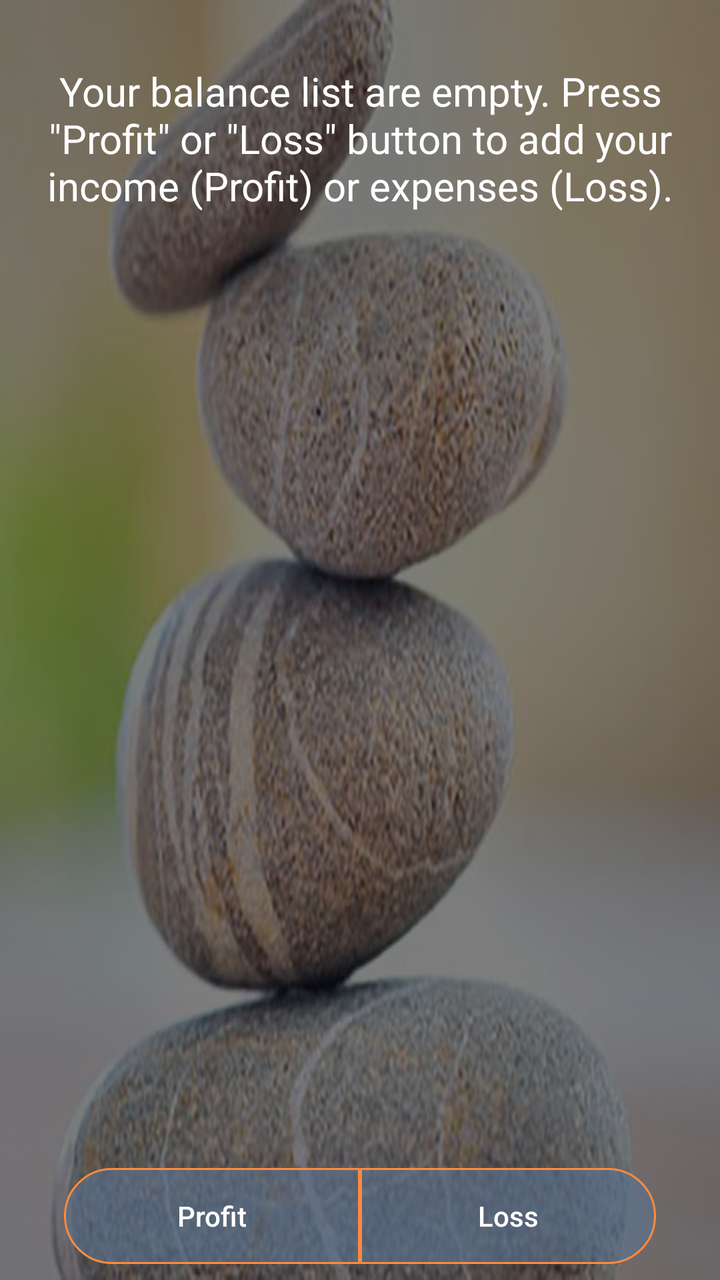
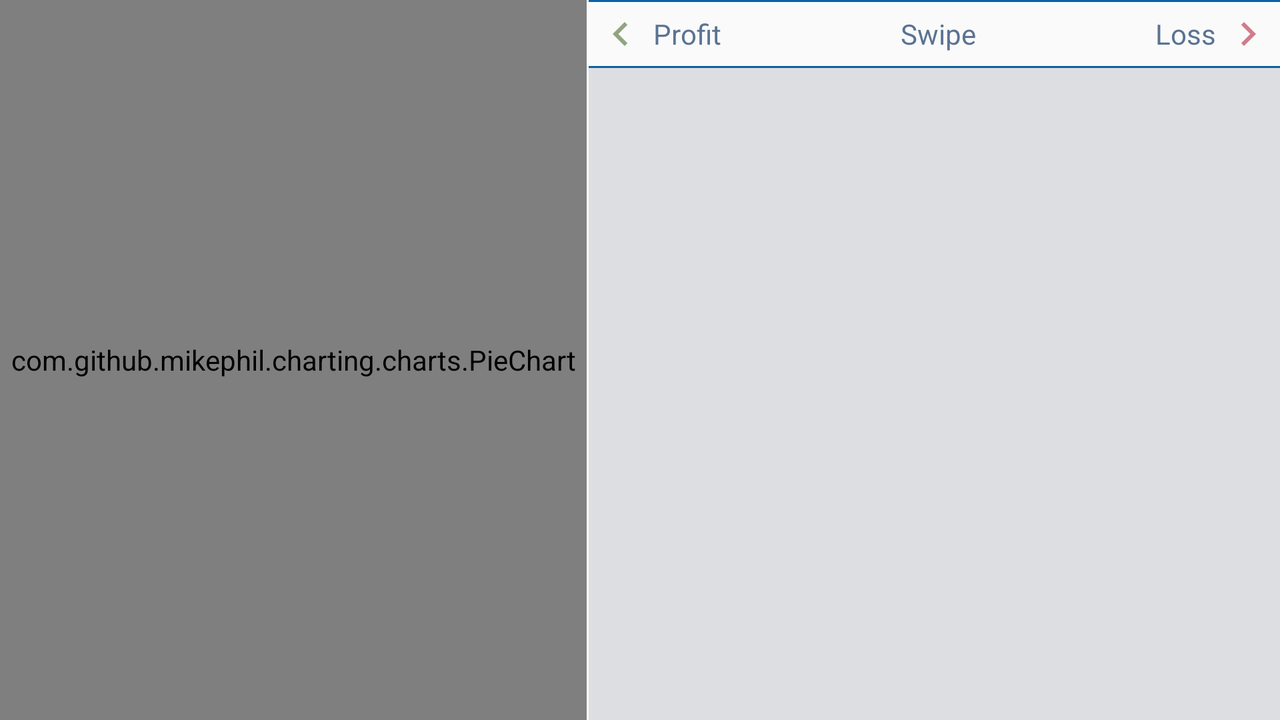

An Android layout and its configuration variant, each rendered on a device that would load it. The default file and the variant file are quoted in full after the pictures.
<!-- AndroidManifest.xml: application theme AppTheme -->
<!-- res/layout/start_activity.xml -->
<?xml version="1.0" encoding="utf-8"?>
<RelativeLayout xmlns:android="http://schemas.android.com/apk/res/android"
    xmlns:tools="http://schemas.android.com/tools"
    android:id="@+id/start_activity_container"
    android:layout_width="match_parent"
    android:layout_height="match_parent"
    android:background="@drawable/stones"
    tools:context="com.example.alex.balance.StartActivity">

    <TextView
        android:id="@+id/welcome_text"
        android:textSize="20sp"
        android:layout_width="match_parent"
        android:layout_height="wrap_content"
        android:layout_marginTop="32dp"
        android:gravity="center"
        android:text="@string/welcome"
        android:textColor="@color/white" />

    <LinearLayout
        android:id="@+id/button_container"
        android:layout_width="match_parent"
        android:layout_height="48dp"
        android:layout_alignParentBottom="true"
        android:layout_marginBottom="8dp"
        android:layout_marginLeft="32dp"
        android:layout_marginRight="32dp"
        android:layout_marginTop="8dp"
        android:orientation="horizontal">

        <Button
            android:id="@+id/button_profit"
            android:layout_width="0dp"
            android:layout_height="match_parent"
            android:layout_weight="1"
            android:background="@drawable/left_round"
            android:text="@string/profit"
            android:textAllCaps="false"
            android:textColor="@color/white" />

        <Button
            android:id="@+id/button_loss"
            android:layout_width="0dp"
            android:layout_height="match_parent"
            android:layout_weight="1"
            android:background="@drawable/right_round"
            android:text="@string/loss"
            android:textAllCaps="false"
            android:textColor="@color/white" />

    </LinearLayout>

    <android.support.v7.widget.RecyclerView
        android:id="@+id/recycler_view_list"
        android:layout_width="match_parent"
        android:layout_height="match_parent"
        android:layout_above="@+id/button_container"
        android:layout_centerHorizontal="true"
        tools:listitem="@layout/recycler_item_main" />

</RelativeLayout>
<!-- res/layout/recycler_item_main.xml (included above) -->
<?xml version="1.0" encoding="utf-8"?>
<LinearLayout xmlns:android="http://schemas.android.com/apk/res/android"
    android:layout_width="match_parent"
    android:layout_height="wrap_content"
    android:orientation="vertical"
    android:padding="8dp">

    <LinearLayout
        android:id="@+id/ll_sum_text_container"
        android:layout_width="match_parent"
        android:layout_height="wrap_content"
        android:layout_marginBottom="4dp"
        android:layout_marginTop="4dp"
        android:background="@drawable/stroke_light_round_corners"
        android:minHeight="48dp"
        android:orientation="vertical"
        android:padding="8dp">

        <LinearLayout
            android:layout_width="match_parent"
            android:layout_height="wrap_content"
            android:orientation="horizontal">

            <TextView
                android:id="@+id/tv_total_sum"
                android:layout_width="0dp"
                android:layout_height="wrap_content"
                android:layout_marginBottom="4dp"
                android:layout_weight="1"
                android:text="-443.34"
                android:textColor="@color/with_transparent"
                android:textSize="18sp" />

            <TextView
                android:id="@+id/tv_profit_loss"
                android:layout_width="wrap_content"
                android:layout_height="wrap_content"
                android:layout_gravity="center"
                android:text="@string/profit"
                android:textColor="@color/with_transparent"
                android:textSize="16sp"
                android:visibility="gone" />

            <TextView
                android:id="@+id/tv_year"
                android:layout_width="wrap_content"
                android:layout_height="wrap_content"
                android:layout_gravity="right|center"
                android:text="9 January 2017"
                android:textColor="@color/with_transparent"
                android:textSize="16sp" />

        </LinearLayout>

        <TextView
            android:id="@+id/tv_comments"
            android:layout_width="match_parent"
            android:layout_height="wrap_content"
            android:text="Shopping in SkyMall"
            android:textColor="@color/with_transparent"
            android:textSize="14sp" />

        <LinearLayout
            android:layout_width="match_parent"
            android:layout_height="wrap_content"
            android:orientation="horizontal">

            <TextView
                android:id="@+id/tv_category_text"
                android:layout_width="wrap_content"
                android:layout_height="match_parent"
                android:text="@string/category"
                android:textColor="@color/with_transparent" />

            <TextView
                android:id="@+id/tv_category_list"
                android:layout_width="0dp"
                android:layout_height="match_parent"
                android:layout_weight="1"
                android:textColor="@color/with_transparent" />

        </LinearLayout>
    </LinearLayout>

</LinearLayout>
<!-- resources referenced by this layout -->
<resources>
  <color name="white">#FFFFFF</color>
  <color name="with_transparent">#DDFFFFFF</color>
  <!-- drawable left_round (drawable) -->
  <?xml version="1.0" encoding="utf-8"?>
  <shape xmlns:android="http://schemas.android.com/apk/res/android">
      <stroke
          android:width="1dp"
          android:color="@color/colorPrimary" />
      <solid android:color="#995A7392" />
      <corners
          android:bottomLeftRadius="100dp"
          android:topLeftRadius="100dp" />
  </shape>
  <!-- drawable right_round (drawable) -->
  <?xml version="1.0" encoding="utf-8"?>
  <shape xmlns:android="http://schemas.android.com/apk/res/android">
      <stroke
          android:width="1dp"
          android:color="@color/colorPrimary" />
      <solid android:color="#995A7392" />
      <corners
          android:bottomRightRadius="100dp"
          android:topRightRadius="100dp" />
  </shape>
  <!-- drawable stones: png bitmap (drawable, 299757 bytes) -->
  <!-- drawable stroke_light_round_corners (drawable) -->
  <?xml version="1.0" encoding="utf-8"?>
  <shape xmlns:android="http://schemas.android.com/apk/res/android">
      <stroke
          android:width="1dp"
          android:color="@color/colorPrimary" />
      <solid android:color="#22FFFFFF" />
      <corners
          android:bottomLeftRadius="5dp"
          android:bottomRightRadius="5dp"
          android:topLeftRadius="5dp"
          android:topRightRadius="5dp" />
  </shape>
  <string name="category">Category:</string>
  <string name="loss">Loss</string>
  <string name="profit">Profit</string>
  <string name="welcome">Your balance list are empty. Press \"Profit\" or \"Loss\" button to add your income (Profit) or expenses (Loss).</string>
  <style name="AppTheme" parent="Theme.AppCompat.Light.DarkActionBar">
          
          <item name="colorPrimary">@color/colorPrimary</item>
          <item name="colorPrimaryDark">@color/colorPrimaryDark</item>
          <item name="colorAccent">@color/colorAccent</item>
      </style>
  <color name="colorPrimary">#FF8A40</color>
  <color name="colorPrimaryDark">#FF8E00</color>
  <color name="colorAccent">#5A7392</color>
</resources>
<!-- res/layout-land/start_activity.xml (the repository's variant of the layout above) -->
<!-- drawn on the phone turned sideways -->
<?xml version="1.0" encoding="utf-8"?>
<LinearLayout xmlns:android="http://schemas.android.com/apk/res/android"
    android:layout_width="match_parent"
    android:layout_height="match_parent"
    android:background="@color/whiteWith"
    android:orientation="horizontal">

    <com.github.mikephil.charting.charts.PieChart
        android:id="@+id/pie_chart"
        android:layout_width="0dp"
        android:layout_height="match_parent"
        android:layout_weight="1.7"
        android:background="@color/grey" />

    <View
        android:background="@color/whiteWith"
        android:layout_width="1dp"
        android:layout_height="match_parent"/>

    <RelativeLayout
        android:id="@+id/fragment_container"
        android:layout_weight="2"
        android:layout_width="0dp"
        android:layout_height="match_parent">

        <LinearLayout
            android:layout_width="match_parent"
            android:layout_height="match_parent"
            android:orientation="vertical">

            <View
                android:layout_width="wrap_content"
                android:layout_height="1dp"
                android:background="@color/violet" />

            <RelativeLayout
                android:layout_width="match_parent"
                android:layout_height="32dp"
                android:orientation="vertical">

                <RelativeLayout
                    android:id="@+id/rl_profit"
                    android:layout_width="32dp"
                    android:layout_height="48dp">

                    <ImageView
                        android:layout_width="wrap_content"
                        android:layout_height="wrap_content"
                        android:layout_centerInParent="true"
                        android:src="@drawable/ic_profit" />

                </RelativeLayout>

                <TextView
                    android:id="@+id/middle_split_profit_tv"
                    android:layout_width="wrap_content"
                    android:layout_height="match_parent"
                    android:layout_centerVertical="true"
                    android:layout_toRightOf="@id/rl_profit"
                    android:gravity="center"
                    android:text="@string/profit"
                    android:textColor="@color/colorAccent" />

                <RelativeLayout
                    android:id="@+id/rl_loss"
                    android:layout_width="32dp"
                    android:layout_height="48dp"
                    android:layout_alignParentRight="true">

                    <ImageView
                        android:layout_width="wrap_content"
                        android:layout_height="wrap_content"
                        android:layout_centerInParent="true"
                        android:src="@drawable/ic_loss" />

                </RelativeLayout>

                <TextView
                    android:id="@+id/middle_split_loss_tv"
                    android:layout_width="wrap_content"
                    android:layout_height="match_parent"
                    android:layout_centerVertical="true"
                    android:layout_toLeftOf="@id/rl_loss"
                    android:gravity="center"
                    android:text="@string/loss"
                    android:textColor="@color/colorAccent" />

                <TextView
                    android:id="@+id/category_name_middle_tv"
                    android:layout_width="match_parent"
                    android:layout_height="match_parent"
                    android:layout_centerVertical="true"
                    android:layout_marginLeft="8dp"
                    android:layout_marginRight="8dp"
                    android:layout_toLeftOf="@id/middle_split_loss_tv"
                    android:layout_toRightOf="@id/middle_split_profit_tv"
                    android:gravity="center"
                    android:text="Swipe"
                    android:textColor="@color/colorAccent" />

            </RelativeLayout>

            <View
                android:layout_width="wrap_content"
                android:layout_height="1dp"
                android:background="@color/violet" />

            <android.support.v7.widget.RecyclerView
                android:id="@+id/recycler_view_list"
                android:layout_width="match_parent"
                android:layout_height="0dp"
                android:layout_weight="2"
                android:background="@color/grey"
                android:padding="1dp" />

        </LinearLayout>
    </RelativeLayout>

</LinearLayout>
<!-- resources referenced by the variant -->
<!-- as the phone turned sideways resolves them -->
<resources>
  <color name="colorAccent">#5A7392</color>
  <color name="grey">#DDDEE1</color>
  <color name="violet">#0B61A4</color>
  <!-- drawable ic_loss (drawable) -->
  <vector xmlns:android="http://schemas.android.com/apk/res/android"
      android:width="24dp"
      android:height="24dp"
      android:alpha="0.54"
      android:viewportHeight="24.0"
      android:viewportWidth="24.0">
      <path
          android:fillColor="#B0102D"
          android:pathData="M10,6L8.59,7.41 13.17,12l-4.58,4.59L10,18l6,-6z" />
  </vector>
  <!-- drawable ic_profit (drawable) -->
  <vector xmlns:android="http://schemas.android.com/apk/res/android"
      android:width="24dp"
      android:height="24dp"
      android:alpha="0.54"
      android:viewportHeight="24.0"
      android:viewportWidth="24.0">
      <path
          android:fillColor="#345E16"
          android:pathData="M15.41,7.41L14,6l-6,6 6,6 1.41,-1.41L10.83,12z" />
  </vector>
  <string name="loss">Loss</string>
  <string name="profit">Profit</string>
  <style name="AppTheme" parent="Theme.AppCompat.Light.DarkActionBar">
          
          <item name="colorPrimary">@color/colorPrimary</item>
          <item name="colorPrimaryDark">@color/colorPrimaryDark</item>
          <item name="colorAccent">@color/colorAccent</item>
      </style>
  <color name="colorPrimary">#FF8A40</color>
  <color name="colorPrimaryDark">#FF8E00</color>
</resources>
